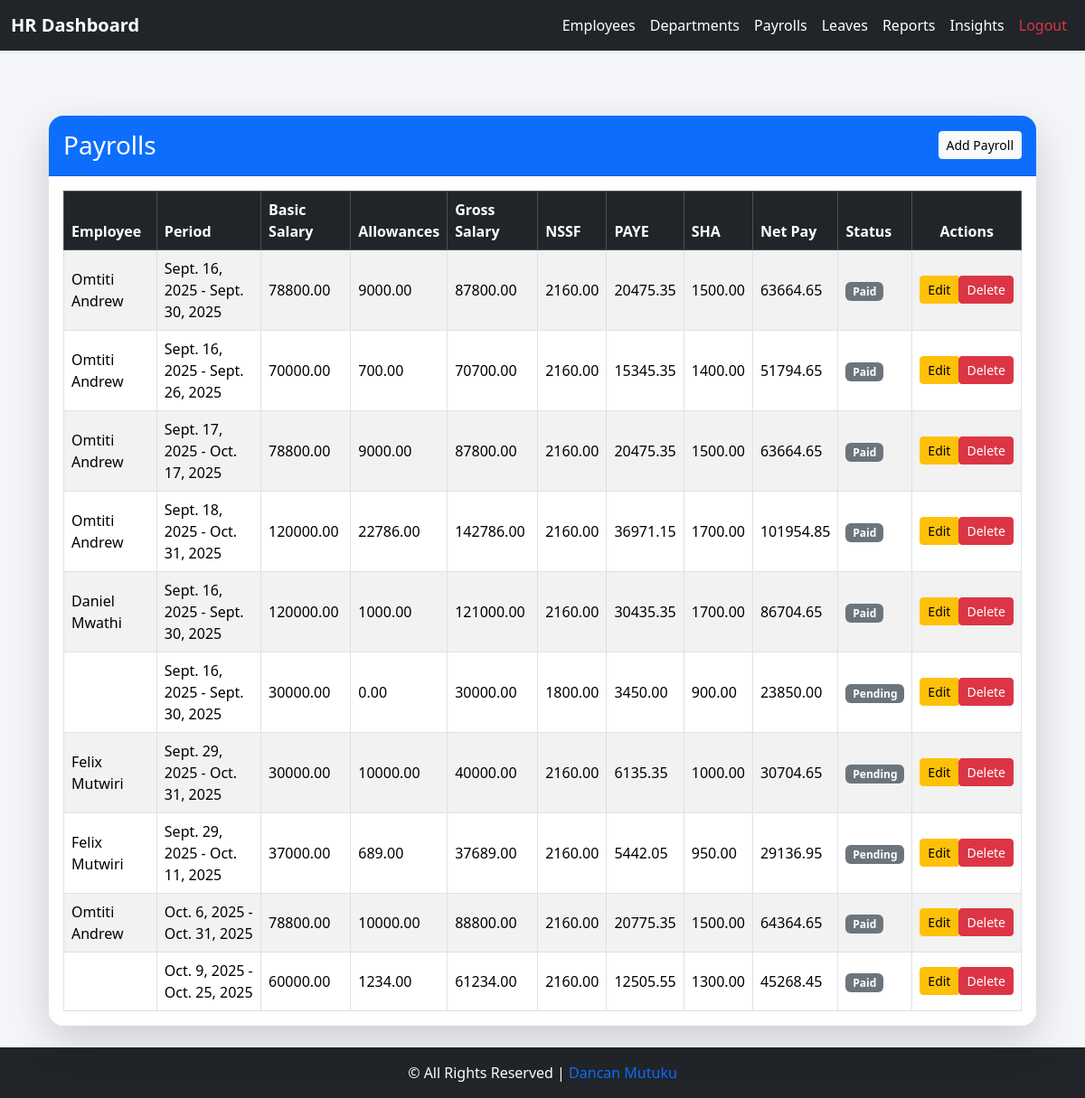
The app's page /employee/hr/payrolls/ with its own data.
### core/models.py (models this page shows, shortened)
class Payroll(models.Model):
    STATUS_PENDING = 'Pending'
    STATUS_PAID = 'Paid'
    STATUS_CHOICES = [
        (STATUS_PENDING, 'Pending'),
        (STATUS_PAID, 'Paid'),
    ]
    employee = models.ForeignKey(Employee, on_delete=models.CASCADE, related_name='payrolls')
    period_start = models.DateField()
    period_end = models.DateField()
    basic_salary = models.DecimalField(max_digits=10, decimal_places=2)
    allowances = models.DecimalField(max_digits=10, decimal_places=2, default=0)
    gross_salary = models.DecimalField(max_digits=10, decimal_places=2, editable=False)
    paye = models.DecimalField(max_digits=10, decimal_places=2, editable=False, default=0)
    sha = models.DecimalField(max_digits=10, decimal_places=2, editable=False, default=0)
    nssf = models.DecimalField(max_digits=10, decimal_places=2, editable=False, default=0)
    net_pay = models.DecimalField(max_digits=10, decimal_places=2, editable=False)
    status = models.CharField(max_length=10, choices=STATUS_CHOICES, default=STATUS_PENDING)

class Employee(models.Model):
    user = models.OneToOneField(User, on_delete=models.CASCADE, related_name='employee_profile')
    employee_id = models.CharField(max_length=20, unique=True, blank=True, null=True)
    contact = models.CharField(max_length=20, blank=True)
    dob = models.DateField(null=True, blank=True)
    gender = models.CharField(max_length=1, choices=GENDER_CHOICES, blank=True)
    address = models.TextField(blank=True)
    job_title = models.CharField(max_length=100, blank=True)
    department = models.ForeignKey(Department, on_delete=models.SET_NULL, null=True, blank=True)
    salary = models.DecimalField(
        max_digits=10, decimal_places=2, default=0, validators=[MinValueValidator(0)]
    )
    hire_date = models.DateField(null=True, blank=True)
    is_active_employee = models.BooleanField(default=True)
    profile_picture = models.ImageField(upload_to="profiles/", blank=True, null=True)
    emergency_contact_name = models.CharField(max_length=100, blank=True, null=True)
    emergency_contact_phone = models.CharField(max_length=20, blank=True, null=True)
    annual_leave_balance = models.IntegerField(default=20)
    sick_leave_balance = models.IntegerField(default=10)
    contract_start = models.DateField(null=True, blank=True)
    contract_end = models.DateField(null=True, blank=True)

### core/views.py (the view)
# urls.py: path("hr/payrolls/", views.payroll_list, name="payroll_list"),
def payroll_list(request):
    payrolls = Payroll.objects.all()  # <- fetch all payroll records
    return render(request, 'core/payroll_list.html', {'payrolls': payrolls})

### core/templates/core/payroll_list.html (shortened to what this page needs)
{% extends 'base_hr.html' %}
{% block content %}
<div class="container mt-5">
  <div class="row justify-content-center">
    <div class="col-12 col-sm-12 col-md-12">
      <div class="card shadow-lg border-0 rounded-4">
        <div class="card-header bg-primary text-white d-flex justify-content-between align-items-center py-3 rounded-top-4">
          <h3 class="mb-0">Payrolls</h3>
          <a href="{% url 'payroll_add' %}" class="btn btn-light btn-sm">
             Add Payroll
          </a>
        </div>
        <div class="card-body">
          {% if payrolls %}
          <div class="table-responsive">
            <table class="table table-striped table-bordered align-middle mb-0">
              <thead class="table-dark">
                <tr>
                  <th>Employee</th>
                  <th>Period</th>
                  <th>Basic Salary</th>
                  <th>Allowances</th>
                  <th>Gross Salary</th>
                  <th>NSSF</th>
                  <th>PAYE</th>
                  <th>SHA</th>
                  <th>Net Pay</th>
                  <th>Status</th>
                  <th class="text-center">Actions</th>
                </tr>
              </thead>
              <tbody>
                {% for payroll in payrolls %}
                <tr>
                  <td>{{ payroll.employee.user.get_full_name }}</td>
                  <td>{{ payroll.period_start }} - {{ payroll.period_end }}</td>
                  <td>{{ payroll.basic_salary|floatformat:2 }}</td>
                  <td>{{ payroll.allowances|floatformat:2 }}</td>
                  <td>{{ payroll.gross_salary|floatformat:2 }}</td>
                  <td>{{ payroll.nssf|floatformat:2 }}</td>
                  <td>{{ payroll.paye|floatformat:2 }}</td>
                  <td>{{ payroll.sha|floatformat:2 }}</td>
                  <td>{{ payroll.net_pay|floatformat:2 }}</td>
                  <td>
                    <span class="badge
                      {% if payroll.status == 'paid' %} bg-success
                      {% elif payroll.status == 'pending' %} bg-warning text-dark
                      {% else %} bg-secondary {% endif %}">
                      {{ payroll.get_status_display }}
                    </span>
                  </td>
                  <td class="text-center">
                    <div class="btn-group" role="group">
                      <a href="{% url 'payroll_edit' payroll.pk %}" class="btn btn-sm btn-warning">
                         Edit
                      </a>
                      <form action="{% url 'payroll_delete' payroll.pk %}" method="post" class="d-inline">
                        <button type="submit" class="btn btn-sm btn-danger"
                                onclick="return confirm('Are you sure you want to delete this payroll?');">
                           Delete
                        </button>
                      </form>
                    </div>
                  </td>
                </tr>
                {% endfor %}
              </tbody>
            </table>
          </div>
          {% else %}
          <div class="alert alert-info text-center mb-0">
            <i class="bi bi-info-circle"></i> No payroll records found.
          </div>
          {% endif %}
        </div>
      </div>
    </div>
  </div>
</div>
{% endblock %}

### core/templates/base_hr.html (style rules this page uses)
body { min-height: 100vh; display: flex; flex-direction: column; font-family: "Segoe UI", Tahoma, Geneva, Verdana, sans-serif; background-color: #f5f6fa; }

### records on screen
Payroll: employee.user.get_full_name "Omtiti Andrew", period_start "Sept. 16, 2025", period_end "Sept. 30, 2025", basic_salary "78800.00", allowances "9000.00", gross_salary "87800.00", nssf "2160.00", paye "20475.35", sha "1500.00", net_pay "63664.65", status "Paid"
Payroll: employee.user.get_full_name "Omtiti Andrew", period_start "Sept. 16, 2025", period_end "Sept. 26, 2025", basic_salary "70000.00", allowances "700.00", gross_salary "70700.00", nssf "2160.00", paye "15345.35", sha "1400.00", net_pay "51794.65", status "Paid"
Payroll: employee.user.get_full_name "Omtiti Andrew", period_start "Sept. 17, 2025", period_end "Oct. 17, 2025", basic_salary "78800.00", allowances "9000.00", gross_salary "87800.00", nssf "2160.00", paye "20475.35", sha "1500.00", net_pay "63664.65", status "Paid"
Payroll: employee.user.get_full_name "Omtiti Andrew", period_start "Sept. 18, 2025", period_end "Oct. 31, 2025", basic_salary "120000.00", allowances "22786.00", gross_salary "142786.00", nssf "2160.00", paye "36971.15", sha "1700.00", net_pay "101954.85", status "Paid"
Payroll: employee.user.get_full_name "Daniel Mwathi", period_start "Sept. 16, 2025", period_end "Sept. 30, 2025", basic_salary "120000.00", allowances "1000.00", gross_salary "121000.00", nssf "2160.00", paye "30435.35", sha "1700.00", net_pay "86704.65", status "Paid"
Payroll: period_start "Sept. 16, 2025", period_end "Sept. 30, 2025", basic_salary "30000.00", allowances "0.00", gross_salary "30000.00", nssf "1800.00", paye "3450.00", sha "900.00", net_pay "23850.00", status "Pending"
Payroll: employee.user.get_full_name "Felix Mutwiri", period_start "Sept. 29, 2025", period_end "Oct. 31, 2025", basic_salary "30000.00", allowances "10000.00", gross_salary "40000.00", nssf "2160.00", paye "6135.35", sha "1000.00", net_pay "30704.65", status "Pending"
Payroll: employee.user.get_full_name "Felix Mutwiri", period_start "Sept. 29, 2025", period_end "Oct. 11, 2025", basic_salary "37000.00", allowances "689.00", gross_salary "37689.00", nssf "2160.00", paye "5442.05", sha "950.00", net_pay "29136.95", status "Pending"
Payroll: employee.user.get_full_name "Omtiti Andrew", period_start "Oct. 6, 2025", period_end "Oct. 31, 2025", basic_salary "78800.00", allowances "10000.00", gross_salary "88800.00", nssf "2160.00", paye "20775.35", sha "1500.00", net_pay "64364.65", status "Paid"
Payroll: period_start "Oct. 9, 2025", period_end "Oct. 25, 2025", basic_salary "60000.00", allowances "1234.00", gross_salary "61234.00", nssf "2160.00", paye "12505.55", sha "1300.00", net_pay "45268.45", status "Paid"
